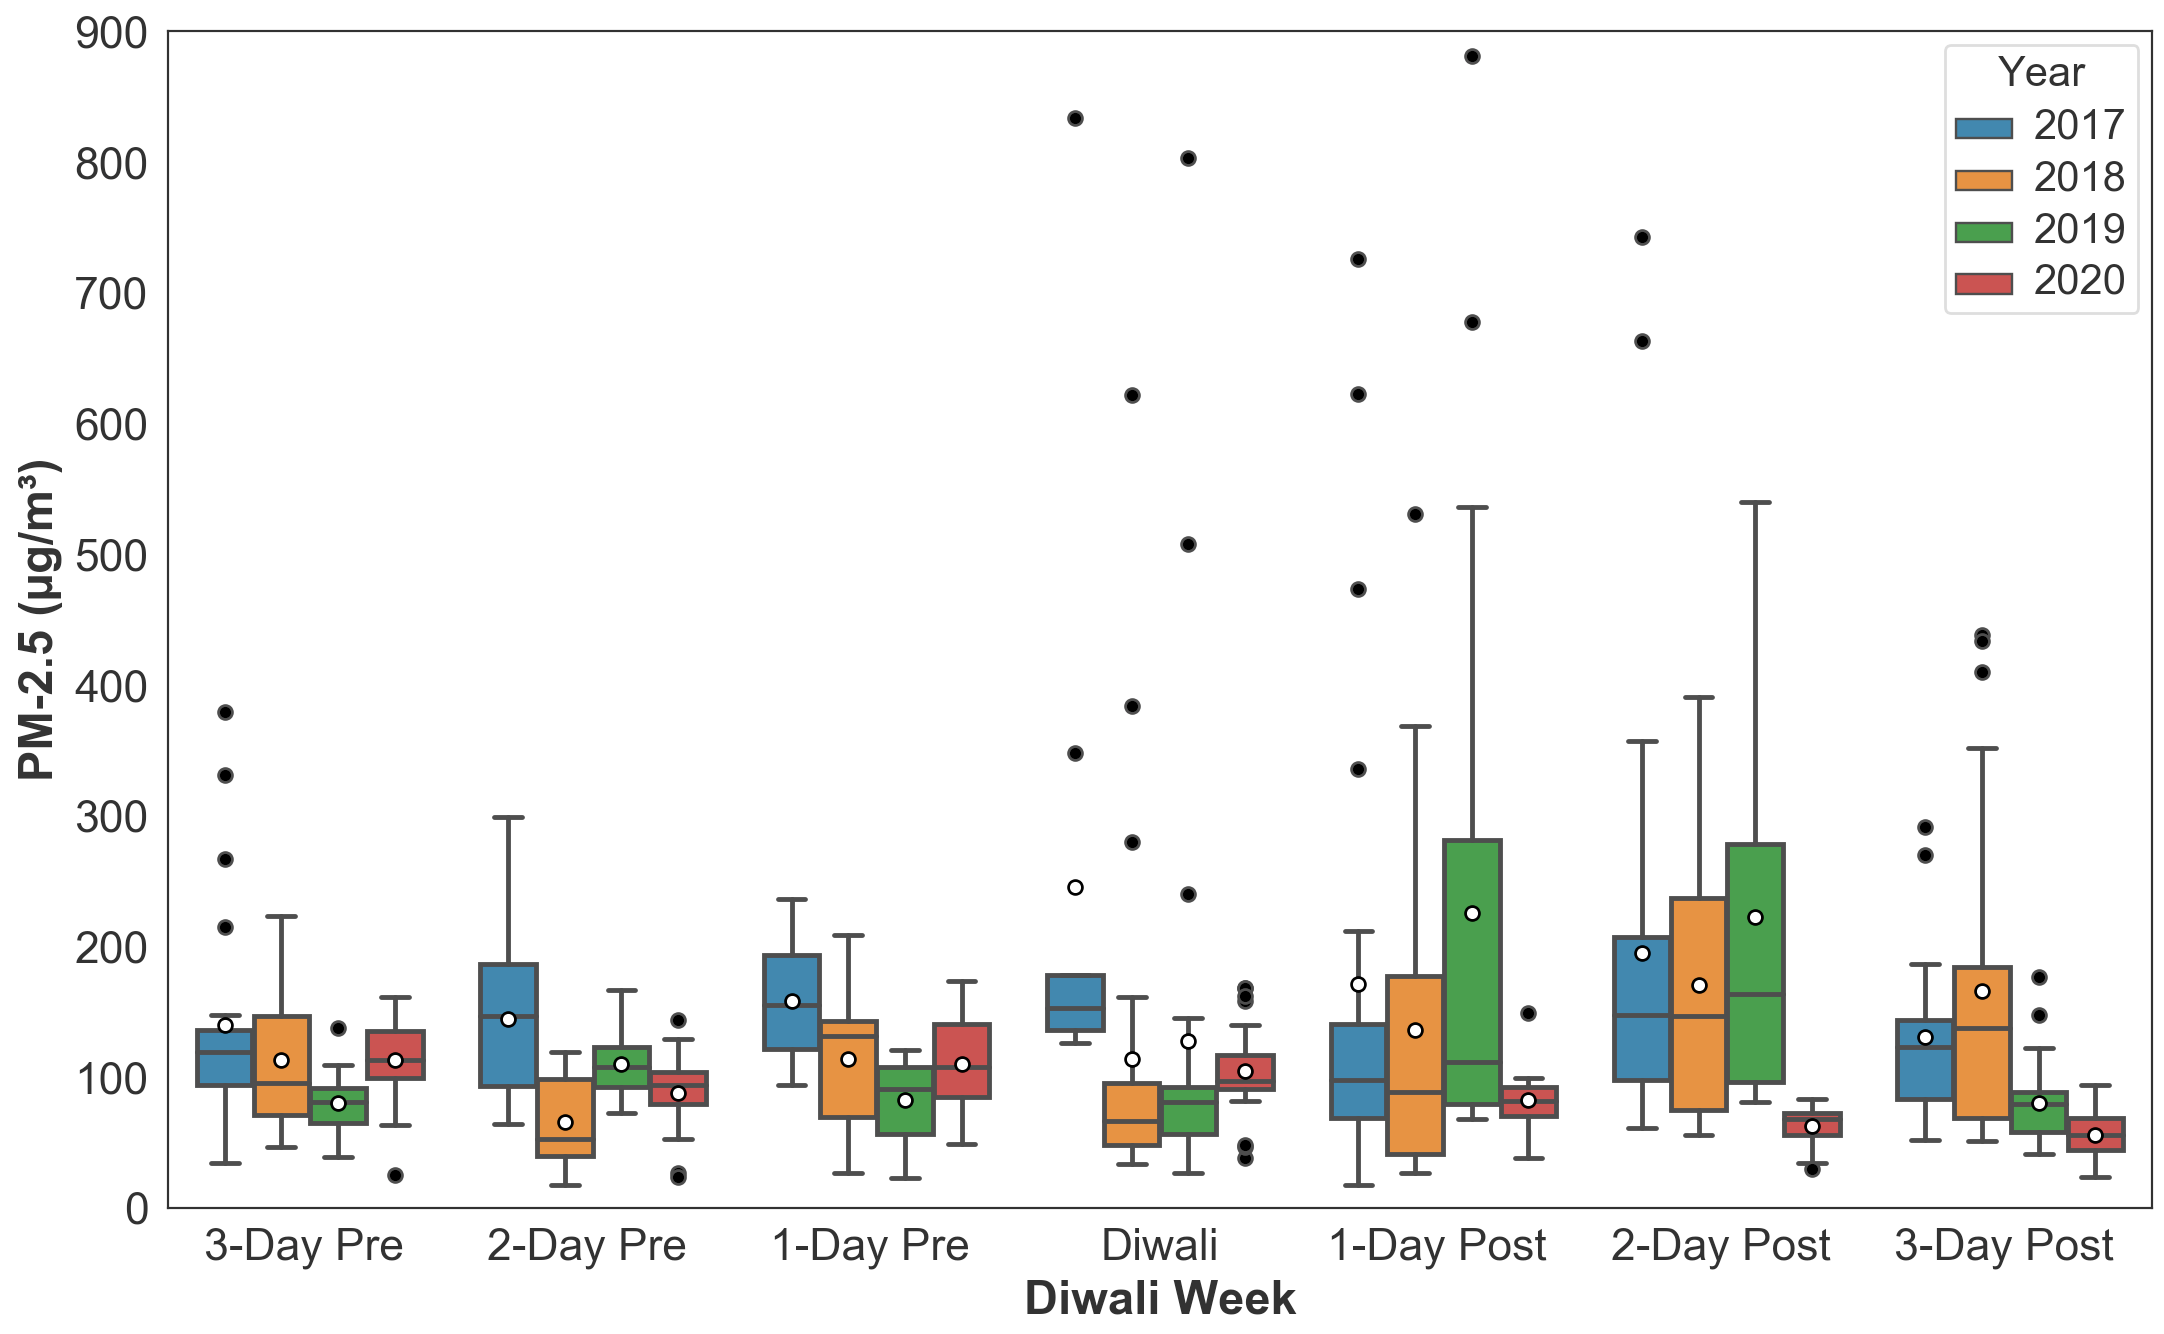

Write Python code to recreate this figure.
import pandas as pd
import matplotlib.pyplot as plt
import seaborn as sns
import os 

housing=pd.read_csv('Box-Plot.csv')

plt.figure(figsize=(14, 7))

sns.set_style("white")

#Setting property of outliners of box-plot
flierprops = dict(marker='o', markerfacecolor='black', markersize=5, linestyle='none')

Box= sns.boxplot(y='PM-2.5', x='Day', 
                 data=housing, 
                # palette="Set3",
                 hue='Year',showmeans=True,meanprops={"marker":"o",
                       "markerfacecolor":"white", 
                       "markeredgecolor":"black",
                      "markersize":"5"}, linewidth=1.75, fliersize= 0,
                      flierprops=flierprops)

                     # whis=[0,100])
                      #showfliers=False)
# whis = Proportion of the IQR past the low and high quartiles to extend the plot whiskers. Points outside this range will be identified as outliers. 

#Font Size of Legend-Title
plt.setp(Box.get_legend().get_title(),fontsize='15')

#Font Size of Legend Content
plt.setp(Box.get_legend().get_texts(), fontsize='15')

#For the Axis of the plot
plt.tick_params(labelsize=16,width=1.5)

# To increase the graph size 
#plt.tight_layout()       

#Saving the plot 
#plt.savefig("simple_boxplot_with_Seaborn_boxplot_Python.png")

#Setting the y axis range
Box.set_ylim(0,900)

#Plotting Data

plt.xlabel("Diwali Week", fontsize=21,fontweight='bold')
plt.ylabel("PM-2.5 (µg/m³)", fontsize=21,fontweight='bold')

plt.show(Box)



